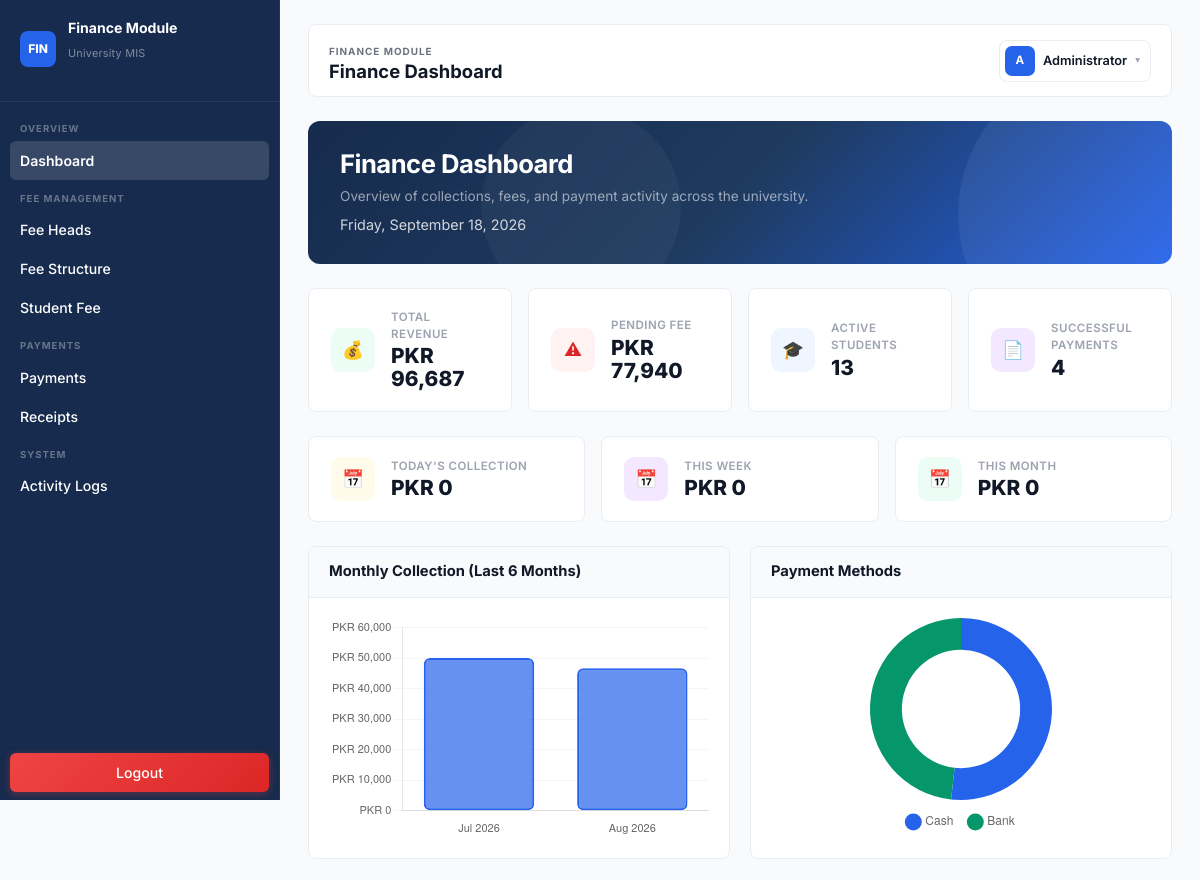
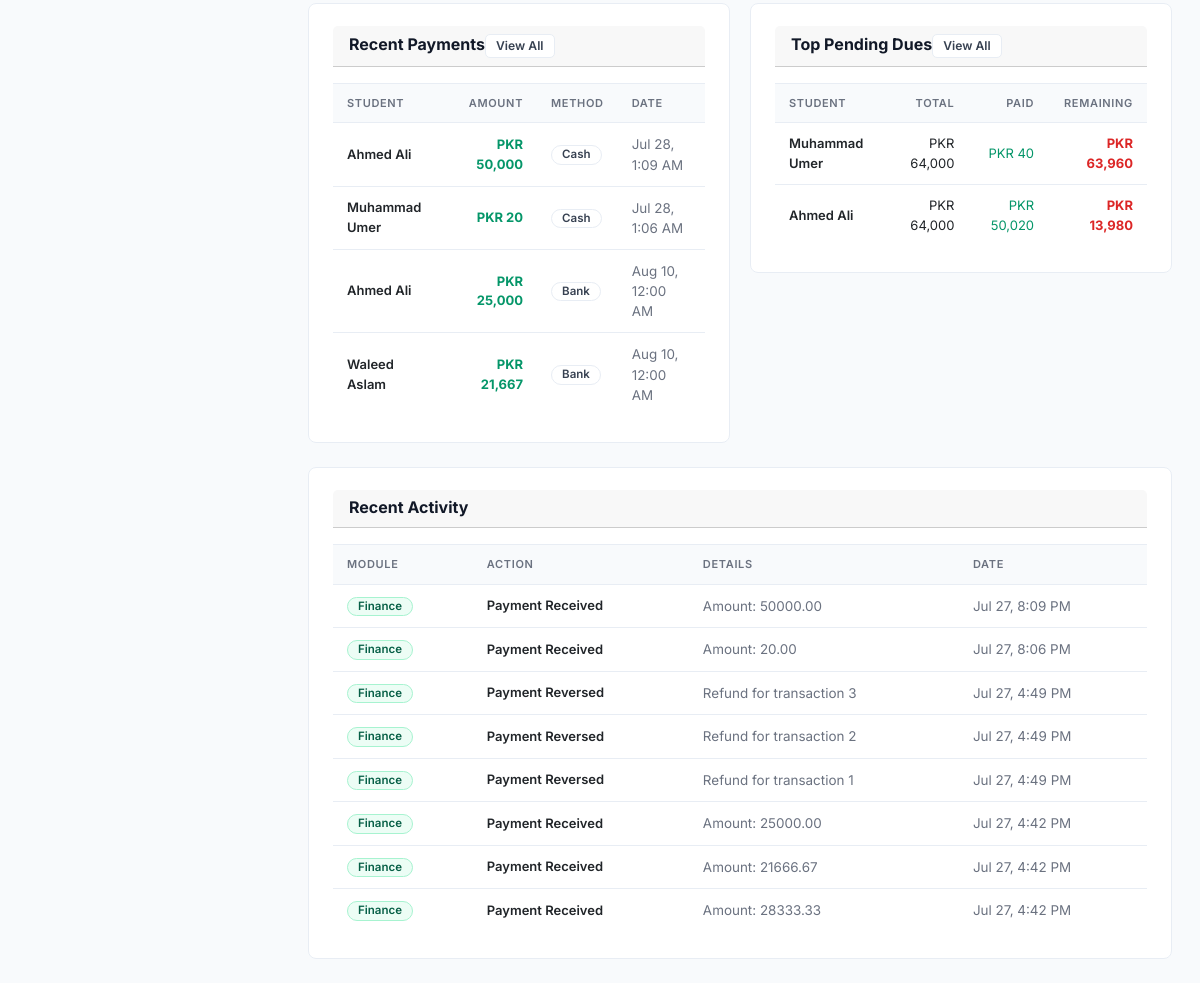
The app's page /modules/finance/dashboard.php (signed in) with its own data (2 pictures, top to bottom).
### tables this page shows
CREATE TABLE `payments` (
  `payment_id` int(11) NOT NULL,
  `student_fee_id` int(11) NOT NULL,
  `student_id` int(11) NOT NULL,
  `amount_paid` decimal(12,2) NOT NULL,
  `payment_method` enum('Cash','Bank','Card','Online') NOT NULL DEFAULT 'Cash',
  `transaction_ref` varchar(100) DEFAULT NULL,
  `payment_date` datetime NOT NULL DEFAULT current_timestamp(),
  `received_by` int(11) NOT NULL,
  `status` enum('Success','Reversed') NOT NULL DEFAULT 'Success'
);

CREATE TABLE `students` (
  `student_id` int(11) NOT NULL,
  `application_id` int(11) NOT NULL,
  `roll_no` varchar(30) DEFAULT NULL,
  `full_name` varchar(150) NOT NULL,
  `father_name` varchar(150) NOT NULL,
  `cnic_or_bform` varchar(20) DEFAULT NULL,
  `dob` date DEFAULT NULL,
  `gender` enum('Male','Female','Other') DEFAULT NULL,
  `contact_no` varchar(20) DEFAULT NULL,
  `email` varchar(150) DEFAULT NULL,
  `address` varchar(255) DEFAULT NULL,
  `program_id` int(11) NOT NULL,
  `admission_session_id` int(11) NOT NULL,
  `current_session_id` int(11) NOT NULL,
  `current_semester_id` int(11) NOT NULL,
  `batch_year` smallint(6) NOT NULL,
  `admission_date` date NOT NULL,
  `status` enum('Active','Freeze','Graduated','Dropped','Suspended') NOT NULL DEFAULT 'Active',
  `created_at` timestamp NOT NULL DEFAULT current_timestamp(),
  `updated_at` timestamp NOT NULL DEFAULT current_timestamp() ON UPDATE current_timestamp(),
  `user_id` int(11) DEFAULT NULL,
  `semester` int(11) DEFAULT 1
);

CREATE TABLE `student_fee` (
  `student_fee_id` int(11) NOT NULL,
  `student_id` int(11) NOT NULL,
  `semester_id` int(11) NOT NULL,
  `session_id` int(11) NOT NULL,
  `fee_structure_id` int(11) NOT NULL,
  `total_amount` decimal(12,2) NOT NULL DEFAULT 0.00,
  `paid_amount` decimal(12,2) NOT NULL DEFAULT 0.00,
  `remaining_amount` decimal(12,2) GENERATED ALWAYS AS (`total_amount` - `paid_amount`) STORED,
  `due_date` date DEFAULT NULL,
  `status` enum('Unpaid','Partially Paid','Paid','Overdue') NOT NULL DEFAULT 'Unpaid',
  `generated_by` int(11) NOT NULL,
  `generated_at` timestamp NOT NULL DEFAULT current_timestamp()
);

### modules/finance/dashboard.php (the view, shortened to what this page needs)
<?php
include __DIR__ . '/includes/header.php';
$stu_sql = "SELECT COUNT(*) AS total FROM students WHERE status = 'Active'";
$total_students = (int) mysqli_fetch_assoc(mysqli_query($conn, $stu_sql))['total'];
$rev_sql = "SELECT SUM(amount_paid) AS total FROM payments WHERE status = 'Success'";
$total_revenue = (float) mysqli_fetch_assoc(mysqli_query($conn, $rev_sql))['total'];
$pen_sql = "SELECT SUM(remaining_amount) AS total FROM student_fee WHERE remaining_amount > 0";
$pending_fee = (float) mysqli_fetch_assoc(mysqli_query($conn, $pen_sql))['total'];
$pay_sql = "SELECT COUNT(*) AS total FROM payments WHERE status = 'Success'";
$total_payments = (int) mysqli_fetch_assoc(mysqli_query($conn, $pay_sql))['total'];
$today = date('Y-m-d');
$today_collection = (float) mysqli_fetch_assoc(mysqli_query($conn, "SELECT SUM(amount_paid) AS total FROM payments WHERE DATE(payment_date) = '{$today}' AND status = 'Success'"))['total'];
$week_start = date('Y-m-d', strtotime('monday this week'));
$week_collection = (float) mysqli_fetch_assoc(mysqli_query($conn, "SELECT SUM(amount_paid) AS total FROM payments WHERE DATE(payment_date) >= '{$week_start}' AND status = 'Success'"))['total'];
$month_start = date('Y-m-01');
$month_collection = (float) mysqli_fetch_assoc(mysqli_query($conn, "SELECT SUM(amount_paid) AS total FROM payments WHERE DATE(payment_date) >= '{$month_start}' AND status = 'Success'"))['total'];
$log_result = mysqli_query($conn, "SELECT module, action, details, created_at FROM activity_logs ORDER BY log_id DESC LIMIT 8");
$chart_result = mysqli_query($conn, "SELECT DATE_FORMAT(payment_date, '%b %Y') AS month, SUM(amount_paid) AS total FROM payments WHERE payment_date >= DATE_SUB(NOW(), INTERVAL 6 MONTH) AND status = 'Success' GROUP BY YEAR(payment_date), MONTH(payment_date) ORDER BY payment_date ASC");
$chart_labels = [];
$chart_data = [];
while ($row = mysqli_fetch_assoc($chart_result)) {
    $chart_labels[] = $row['month'];
    $chart_data[] = (float) $row['total'];
}
$pie_result = mysqli_query($conn, "SELECT payment_method, SUM(amount_paid) as total FROM payments WHERE status = 'Success' GROUP BY payment_method");
$pie_labels = [];
$pie_data = [];
while ($row = mysqli_fetch_assoc($pie_result)) {
    $pie_labels[] = $row['payment_method'];
    $pie_data[] = (float) $row['total'];
}
$recent_payments = mysqli_query($conn, "SELECT p.payment_id, p.amount_paid, p.payment_method, p.payment_date, p.status, s.full_name, s.roll_no FROM payments p JOIN students s ON s.student_id = p.student_id ORDER BY p.payment_id DESC LIMIT 5");
$top_pending = mysqli_query($conn, "SELECT sf.total_amount, sf.paid_amount, sf.remaining_amount, s.full_name, s.roll_no FROM student_fee sf JOIN students s ON s.student_id = sf.student_id WHERE sf.remaining_amount > 0 ORDER BY sf.remaining_amount DESC LIMIT 5");
?>
<div class="greeting-card" style="background:linear-gradient(135deg,var(--navy) 0%,#1e3a5f 50%,#2563EB 100%);">
    <div style="flex:1;">
        <h1>Finance Dashboard</h1>
        <p style="margin:4px 0 0; font-size:.85rem; color:rgba(255,255,255,0.7);">
            Overview of collections, fees, and payment activity across the university.
        </p>
        <p class="dashboard-date" style="margin-top:8px;"><?= date('l, F j, Y') ?></p>
    </div>
</div>
<div class="stat-row" style="grid-template-columns:repeat(4,1fr);">
    <div class="finance-stat">
        <div class="finance-stat-icon" style="background:var(--success-bg); color:var(--success);">&#128176;</div>
        <div class="finance-stat-body">
            <div class="finance-stat-label">Total Revenue</div>
            <div class="finance-stat-value">PKR <?= number_format($total_revenue) ?></div>
        </div>
    </div>
    <div class="finance-stat">
        <div class="finance-stat-icon" style="background:var(--danger-bg); color:var(--danger);">&#9888;</div>
        <div class="finance-stat-body">
            <div class="finance-stat-label">Pending Fee</div>
            <div class="finance-stat-value">PKR <?= number_format($pending_fee) ?></div>
        </div>
    </div>
    <div class="finance-stat">
        <div class="finance-stat-icon" style="background:var(--accent-light); color:var(--accent);">&#127891;</div>
        <div class="finance-stat-body">
            <div class="finance-stat-label">Active Students</div>
            <div class="finance-stat-value"><?= number_format($total_students) ?></div>
        </div>
    </div>
    <div class="finance-stat">
        <div class="finance-stat-icon" style="background:#F3E8FF; color:#7c3aed;">&#128196;</div>
        <div class="finance-stat-body">
            <div class="finance-stat-label">Successful Payments</div>
            <div class="finance-stat-value"><?= number_format($total_payments) ?></div>
        </div>
    </div>
</div>
<div class="stat-row" style="grid-template-columns:repeat(3,1fr);">
    <div class="finance-stat">
        <div class="finance-stat-icon" style="background:var(--warning-bg); color:var(--warning);">&#128197;</div>
        <div class="finance-stat-body">
            <div class="finance-stat-label">Today's Collection</div>
            <div class="finance-stat-value">PKR <?= number_format($today_collection) ?></div>
        </div>
    </div>
    <div class="finance-stat">
        <div class="finance-stat-icon" style="background:#F3E8FF; color:#7c3aed;">&#128197;</div>
        <div class="finance-stat-body">
            <div class="finance-stat-label">This Week</div>
            <div class="finance-stat-value">PKR <?= number_format($week_collection) ?></div>
        </div>
    </div>
    <div class="finance-stat">
        <div class="finance-stat-icon" style="background:var(--success-bg); color:var(--success);">&#128197;</div>
        <div class="finance-stat-body">
            <div class="finance-stat-label">This Month</div>
            <div class="finance-stat-value">PKR <?= number_format($month_collection) ?></div>
        </div>
    </div>
</div>
<div class="grid-2">
    <div class="finance-chart-card">
        <div class="finance-chart-header">
            <h3>Monthly Collection (Last 6 Months)</h3>
        </div>
        <div class="finance-chart-body">
            <canvas id="paymentChart" height="220"></canvas>
        </div>
    </div>
    <div class="finance-chart-card">
        <div class="finance-chart-header">
            <h3>Payment Methods</h3>
        </div>
        <div class="finance-chart-body">
            <canvas id="pieChart" height="220"></canvas>
        </div>
    </div>
</div>
<div class="grid-2">
    <div class="card">
        <div class="card-header">
            <div style="display:flex;justify-content:space-between;align-items:center;">
                <h3>Recent Payments</h3>
                <a href="/uni-mis-project/modules/finance/payments/index.php" class="btn btn-sm btn-outline">View All</a>
            </div>
        </div>
        <div class="table-responsive">
            <table>
                <thead>
                    <tr><th>Student</th><th style="text-align:right">Amount</th><th>Method</th><th>Date</th></tr>
                </thead>
                <tbody>
                    <?php if ($recent_payments && mysqli_num_rows($recent_payments) > 0): ?>
                        <?php while ($p = mysqli_fetch_assoc($recent_payments)): ?>
                            <tr>
                                <td style="font-weight:600;"><?= htmlspecialchars($p['full_name']) ?></td>
                                <td style="text-align:right;font-weight:700;color:var(--success);">PKR <?= number_format($p['amount_paid']) ?></td>
                                <td><span class="badge badge-outline"><?= htmlspecialchars($p['payment_method']) ?></span></td>
                                <td class="muted"><?= date('M j, g:i A', strtotime($p['payment_date'])) ?></td>
                            </tr>
                        <?php endwhile; ?>
                    <?php else: ?>
                        <tr><td colspan="4" class="muted text-center" style="padding:24px;">No payments recorded yet.</td></tr>
                    <?php endif; ?>
                </tbody>
            </table>
        </div>
    </div>
    <div class="card">
        <div class="card-header">
            <div style="display:flex;justify-content:space-between;align-items:center;">
                <h3>Top Pending Dues</h3>
                <a href="/uni-mis-project/modules/finance/student_fee/index.php" class="btn btn-sm btn-outline">View All</a>
            </div>
        </div>
        <div class="table-responsive">
            <table>
                <thead>
                    <tr><th>Student</th><th style="text-align:right">Total</th><th style="text-align:right">Paid</th><th style="text-align:right">Remaining</th></tr>
                </thead>
                <tbody>
                    <?php if ($top_pending && mysqli_num_rows($top_pending) > 0): ?>
                        <?php while ($pf = mysqli_fetch_assoc($top_pending)): ?>
                            <tr>
                                <td style="font-weight:600;"><?= htmlspecialchars($pf['full_name']) ?></td>
                                <td style="text-align:right;">PKR <?= number_format($pf['total_amount']) ?></td>
                                <td style="text-align:right;color:var(--success);">PKR <?= number_format($pf['paid_amount']) ?></td>
                                <td style="text-align:right;font-weight:700;color:var(--danger);">PKR <?= number_format($pf['remaining_amount']) ?></td>
                            </tr>
                        <?php endwhile; ?>
                    <?php else: ?>
                        <tr><td colspan="4" class="muted text-center" style="padding:24px;">No pending dues.</td></tr>
                    <?php endif; ?>
                </tbody>
            </table>
        </div>
    </div>
</div>
<div class="card">
    <div class="card-header">
        <h3>Recent Activity</h3>
    </div>
    <div class="table-responsive">
        <table>
            <thead>
                <tr><th>Module</th><th>Action</th><th>Details</th><th>Date</th></tr>
            </thead>
            <tbody>
                <?php if ($log_result && mysqli_num_rows($log_result) > 0): ?>
                    <?php while ($row = mysqli_fetch_assoc($log_result)): ?>
                        <tr>
                            <td><span class="badge badge-active"><?= htmlspecialchars($row['module']) ?></span></td>
                            <td style="font-weight:600;"><?= htmlspecialchars($row['action']) ?></td>
                            <td class="muted"><?= htmlspecialchars($row['details'] ?? 'N/A') ?></td>
                            <td class="muted"><?= date('M j, g:i A', strtotime($row['created_at'])) ?></td>
                        </tr>
                    <?php endwhile; ?>
                <?php else: ?>
                    <tr><td colspan="4" class="muted text-center" style="padding:24px;">No recent activity.</td></tr>
                <?php endif; ?>
            </tbody>
        </table>
    </div>
</div>
<script>
const ctx = document.getElementById('paymentChart').getContext('2d');
new Chart(ctx, {
    type: 'bar',
    data: {
        labels: <?= json_encode($chart_labels) ?>,
        datasets: [{
            label: 'Collection (PKR)',
            data: <?= json_encode($chart_data) ?>,
            backgroundColor: 'rgba(37, 99, 235, 0.7)',
            borderColor: 'rgba(37, 99, 235, 1)',
            borderWidth: 2,
            borderRadius: 6,
            borderSkipped: false
        }]
    },
    options: {
        responsive: true,
        maintainAspectRatio: false,
        plugins: { legend: { display: false } },
        scales: {
            y: {
                beginAtZero: true,
                grid: { color: 'rgba(0,0,0,0.04)' },
                ticks: { callback: v => 'PKR ' + v.toLocaleString(), font: { size: 11 } }
            },
            x: { grid: { display: false }, ticks: { font: { size: 11 } } }
        }
    }
});
const pieCtx = document.getElementById('pieChart').getContext('2d');
new Chart(pieCtx, {
    type: 'doughnut',
    data: {
        labels: <?= json_encode($pie_labels) ?>,
        datasets: [{
            data: <?= json_encode($pie_data) ?>,
            backgroundColor: ['#2563EB', '#059669', '#D97706', '#7C3AED', '#DC2626'],
            borderWidth: 0,
            hoverOffset: 6
        }]
    },
    options: {
        responsive: true,
        maintainAspectRatio: false,
        cutout: '65%',
        plugins: { legend: { position: 'bottom', labels: { padding: 16, usePointStyle: true, font: { size: 12 } } } }
    }
});
</script>
<?php include __DIR__ . '/includes/footer.php'; ?>

### modules/finance/dashboard.php (style rules this page uses)
.finance-stat { border: 1px solid var(--border); border-radius: var(--radius); background: var(--panel); padding: 20px 22px; display: flex; align-items: center; gap: 16px; transition: all .2s var(--ease); }
.finance-stat-icon { width: 44px; height: 44px; border-radius: 10px; display: grid; place-items: center; font-size: 1.1rem; flex-shrink: 0; }
.finance-stat-body { flex: 1; min-width: 0; }
.finance-stat-label { font-size: .72rem; font-weight: 600; text-transform: uppercase; letter-spacing: .04em; color: var(--muted); margin-bottom: 2px; }
.finance-stat-value { font-size: 1.3rem; font-weight: 800; color: var(--text-strong); line-height: 1.1; }
.finance-chart-card { border: 1px solid var(--border); border-radius: var(--radius); background: var(--panel); overflow: hidden; }
.finance-chart-header { padding: 16px 20px; border-bottom: 1px solid var(--border); background: var(--bg); }
.finance-chart-header h3 { font-size: .92rem; font-weight: 700; color: var(--text-strong); margin: 0; }
.finance-chart-body { padding: 20px; }

### records on screen
payments: student.full_name "Ahmed Ali", amount_paid "50,000", payment_method "Cash", payment_date "Jul 28, 1:09 AM"
payments: student.full_name "Muhammad Umer", amount_paid "20", payment_method "Cash", payment_date "Jul 28, 1:06 AM"
payments: student.full_name "Ahmed Ali", amount_paid "25,000", payment_method "Bank", payment_date "Aug 10, 12:00 AM"
payments: student.full_name "Waleed Aslam", amount_paid "21,667", payment_method "Bank", payment_date "Aug 10, 12:00 AM"
student_fee: student.full_name "Muhammad Umer", total_amount "64,000", paid_amount "40", remaining_amount "63,960"
student_fee: student.full_name "Ahmed Ali", total_amount "64,000", paid_amount "50,020", remaining_amount "13,980"

### other values on screen
$pageTitle "Finance Dashboard"
$userInitial "A"
$userName "Administrator"
$total_revenue "96,687"
$pending_fee "77,940"
$total_students "13"
$total_payments "4"
$today_collection "0"
$week_collection "0"
$month_collection "0"
$row['module'] "Finance"
$row['action'] "Payment Received"
$row['details'] "Amount: 50000.00"
date('M j, g:i A', strtotime($row['created_at'])) "Jul 27, 8:09 PM"
$row['details'] "Amount: 20.00"
